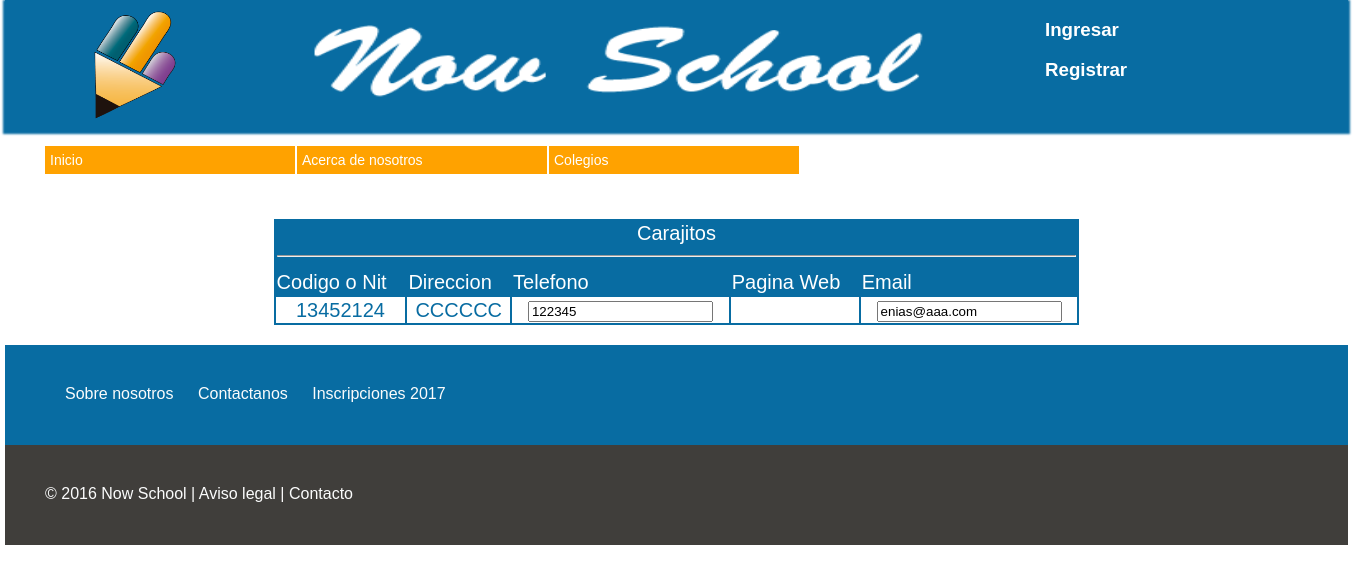
Page /ver_colegioadmin.php on the earlier database version.
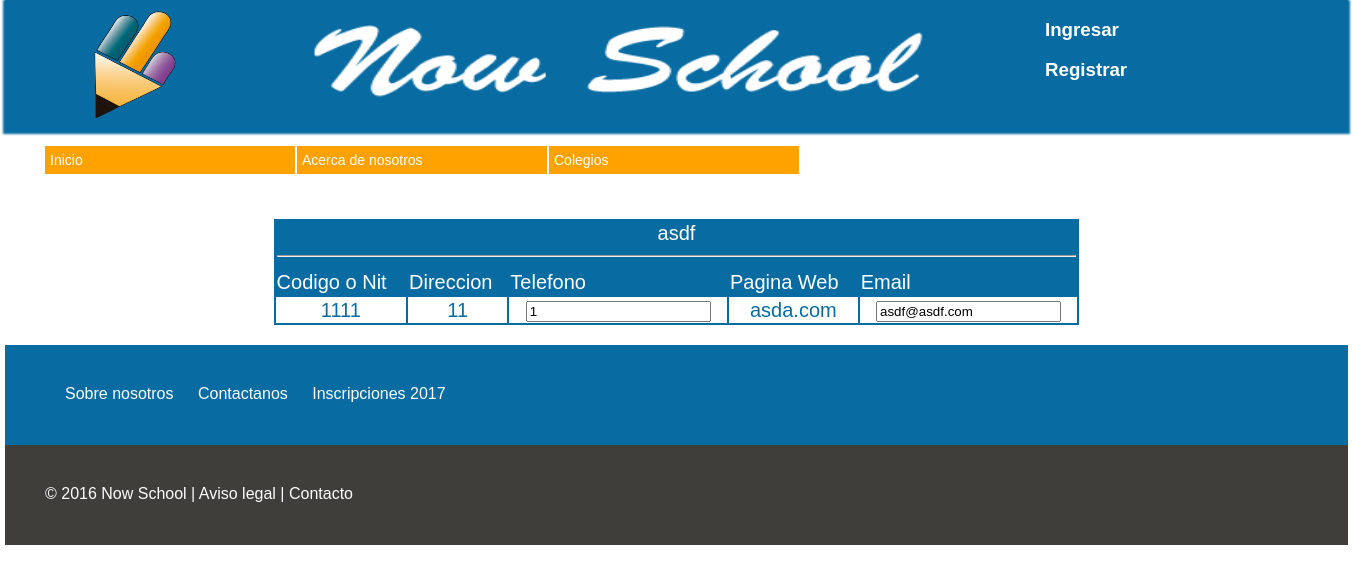
Same page on the later database version.
### tables this page shows
CREATE TABLE `colegios` (
  `id_colegio` int(11) NOT NULL AUTO_INCREMENT,
  `codigonit` int(15) DEFAULT NULL,
  `nombre` varchar(30) DEFAULT NULL,
  `direccion` varchar(50) DEFAULT NULL,
  `telefono` int(15) DEFAULT NULL,
  `pagina_web` varchar(30) DEFAULT NULL,
  `email` varchar(30) DEFAULT NULL,
  `id_localidad` int(11) NOT NULL,
  PRIMARY KEY (`id_colegio`)
);

### database/utilidades_sql.php (called while the page is built, shortened)
<?php
$MySqli = new MySqli (DB_HOST,DB_USER,DB_PASSWORD,DB_DATABASE);
mysqli_set_charset($MySqli, 'utf8');
function get_colegios ($colegios)
{
	global $MySqli;
	$sql = "SELECT * FROM colegios ORDER BY id_colegio DESC limit 1";
	return $MySqli -> query($sql);
}
 ?>

### ver_colegioadmin.php (the view)
<?php
include_once ('php/header.inc');
?>
<?php
include_once('database/utilidades_sql.php');
$result = get_colegios ($_SESSION['email']);
?>
<div id="contenedor_vista_colegio">
    <div class="vista_colegio"><br>
    <form method="POST" action="php/updatecolegio.php">
	    <table class="formatabla">
	    <tr>
		    <td colspan="5" align="center">
		  <?php
	    		$datos_colegios = $result -> fetch_assoc();
	    		echo $datos_colegios['nombre'];
	    		?>  <hr>
	    	</td>
	    </tr>
	    <tr>
	    	<td>Codigo o Nit</td>
	    	<td>Direccion</td>
	    	<td>Telefono</td>
	    	<td>Pagina Web</td>
	    	<td>Email</td>
	    </tr>
    <?php
        echo "<tr class='formatablatr0'>
           <td>".$datos_colegios['codigonit']. "</td>
           <td>".$datos_colegios['direccion'] ."</td>
	        <td><input name='telefono' value='".$datos_colegios['telefono']."'></td>
	        <td>".$datos_colegios['pagina_web']."</td>
			<td><input name='email' value='".$datos_colegios['email']."'></td>
		    </tr>";
?>
</table>
</form>
</div>
</div>
<?php
include_once ('php/footer.inc');
?>

Differences in the rows shown:
removed colegios: nombre "Carajitos", codigonit "13452124", direccion "CCCCCC", telefono "122345", email "enias@aaa.com"
added colegios: nombre "asdf", codigonit "1111", direccion "11", telefono "1", pagina_web "asda.com", email "asdf@asdf.com"
